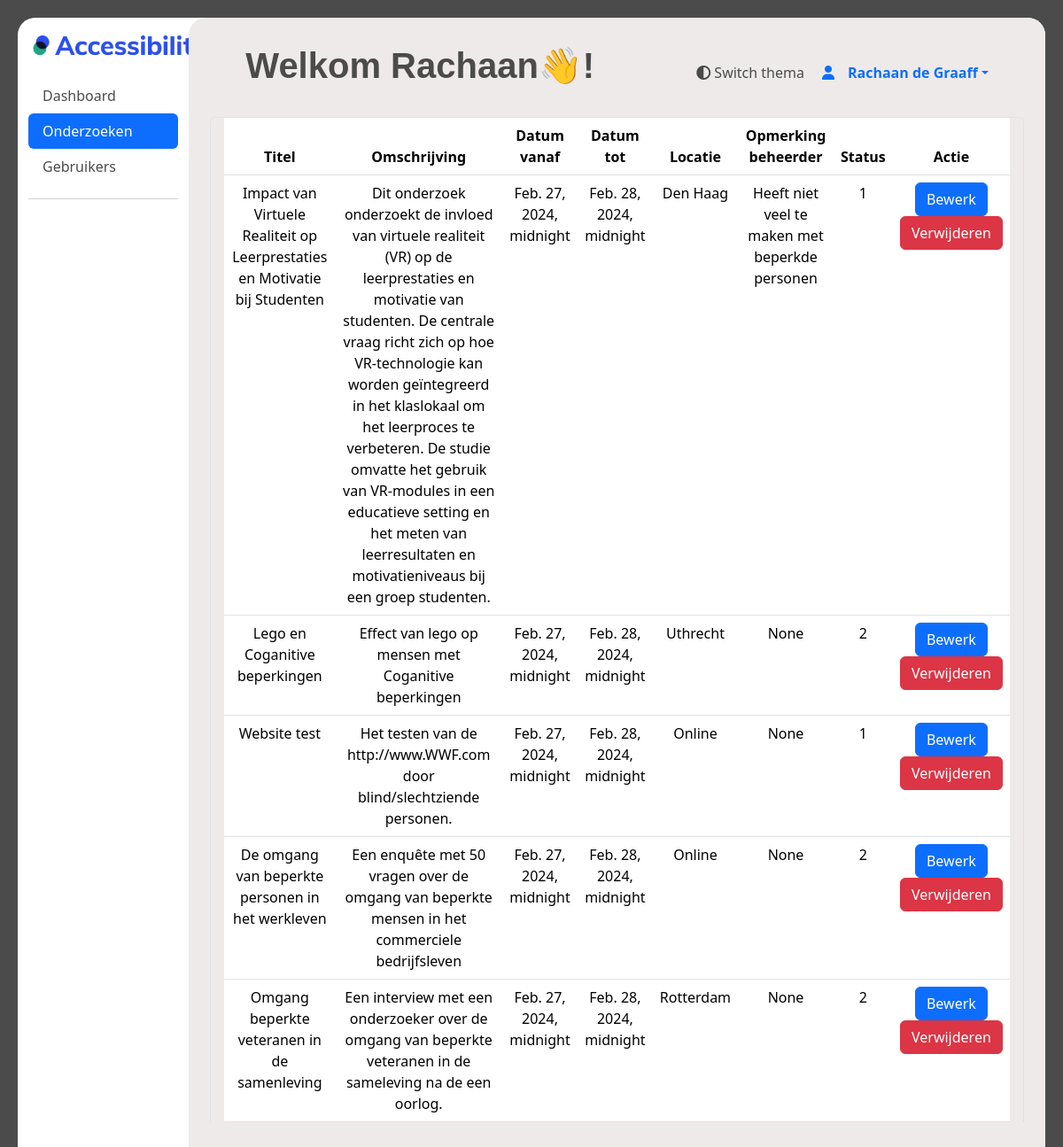
Page /beheerder/onderzoeken (signed in) on the committed database.
### ervaringsdeskundige/models.py (models this page shows, shortened)
class User(AbstractUser):
    first_name = models.CharField(max_length=100)
    last_name = models.CharField(max_length=100)
    postcode = models.CharField(max_length=10)
    geslacht = models.CharField(max_length=10, choices=[('M','Man'),('V', 'Vrouw'), ('0', 'Anders')])
    email = models.EmailField()
    telefoonnummer = models.CharField(max_length=100)
    geboortedatum = models.DateField()
    gebruikte_hulpmiddelen = models.TextField(max_length=200)
    bijzonderheden = models.TextField(max_length=100, default='', blank=True)
    beschikbaar_vanaf = models.DateTimeField()
    beschikbaar_tot = models.DateTimeField()
    bijzonderheden_beschikbaarheid = models.TextField(max_length=100, blank=True)
    username = models.CharField(max_length=100, unique=True)
    voorkeur_benadering = models.CharField(max_length=20)
    status = models.CharField(max_length=10, default=1)
    opmerking_verwijderd = models.TextField(blank=True, null=True)
    datum_goedgekeurd = models.DateTimeField(blank=True, null=True)
    goedegekeurd_door = models.CharField(max_length=100, null=True)
    groups = models.ManyToManyField(
        Group,
        verbose_name='groups',
        related_name='user_groups',
        blank=True,
        help_text='The groups this user belongs to. A user will get all permissions granted to each of their groups.',
        related_query_name='user',
    )
    user_permissions = models.ManyToManyField(
        Permission,
        verbose_name='user permissions',
        related_name='user_user_permissions',
        blank=True,
        help_text='Specific permissions for this user.',
        related_query_name='user',
    )

### main/models.py (models this page shows)
class Onderzoeken(models.Model):
    onderzoeks_id = models.AutoField(primary_key=True)
    organisatie = models.ForeignKey('Organisaties', models.DO_NOTHING)
    status = models.IntegerField()
    titel = models.TextField()
    omschrijving = models.TextField()
    datum_vanaf = models.DateTimeField()
    datum_tot = models.DateTimeField()
    soort_onderzoek = models.IntegerField()
    locatie = models.TextField(blank=True, null=True)
    met_beloning = models.IntegerField()
    beloning = models.TextField(blank=True, null=True)
    doelgroep_leeftijd_van = models.IntegerField()
    doelgroep_leeftijd_tot = models.IntegerField()
    contact_opgenomen = models.IntegerField()
    opmerkingen_beheerder = models.IntegerField(blank=True, null=True)
    type_onderzoek = models.ForeignKey('TypeOnderzoek', models.DO_NOTHING, db_column='type_onderzoek')
    class Meta:
        managed = False
        db_table = 'Onderzoeken'

### beheerder/views.py (the view)
# urls.py: path('onderzoeken', views.onderzoeken, name="onderzoeken"),
@staff_member_required
def onderzoeken(request):
    onderzoeken = Onderzoeken.objects.values('titel', 'omschrijving','datum_vanaf', 'datum_tot', 'locatie', 'status', 'opmerkingen_beheerder', 'onderzoeks_id')
    return render(request, 'beheerder/onderzoeken.html', {'onderzoeken': onderzoeken})

### templates/beheerder/onderzoeken.html (shortened to what this page needs)
{% extends "ervaringsdeskundige/base.html" %}
{% load static %}
{% block content %}
<div class="container-fluid" style="height: 94vh;">
    <div class="row">
        <nav id="sidebar" class="col-md-3 col-lg-2 d-md-block sidebar">
          <a href="#">
            <img style="margin: 20px; margin-left: 5px;" src="{% static 'images/logo_accessibility.png' %}" width="200px" alt="test">
          </a>
            <div class="position-sticky">
              <ul class="nav nav-pills flex-column mb-auto">
                <li class="nav-item">
                  <a href="/beheerder/dashboard" class="nav-link menu_text">
                    Dashboard
                  </a>
                </li>
                <li>
                  <a href="/beheerder/onderzoeken" class="nav-link active" aria-current="page">
                    Onderzoeken
                  </a>
                </li>
                <li>
                  <a  href="/beheerder/users" class="nav-link menu_text">
                    Gebruikers
                  </a>
                </li>
              </ul>
              <hr>
            </div>
        </nav>
        <div style="height: 94vh;" id="dashboard_main" class="col-md-9 ms-sm-auto col-lg-10 px-md-4">
        <div id="dashboard_overflow">
        <main >
          <div class="text-center" style="padding-top: 20px;">
            <div>
                  <div id="search" style="height: 20px;">
                    <a  style="margin-right: 20px;" onclick="toggleTheme()"><i class="fa-solid fa-circle-half-stroke"></i>      Switch thema </a>
                    <div class="dropdown">
                      <a href="#" class="d-flex align-items-center text-decoration-none dropdown-toggle" id="dropdownUser2" data-bs-toggle="dropdown" aria-expanded="false">
                        <i class="fa-solid fa-user" style="padding-right: 15px;" width="32" height="32" class="rounded-circle me-2"></i>
                        <strong>{{ user.first_name}} {{ user.last_name}}</strong>
                      </a>
                    </div>
                  </div>
                  <h1 style="margin: 10px; margin-left: 40px;" class="text-start extra-bold-header">Welkom {{ user.first_name }}👋!</h1>
            <br>
            <div class="container rounded-top border border-bottom-0 text-center">
                <table class="table">
                      <thead>
                      <tr>
                          <th scope="col">Titel</th>
                          <th scope="col">Omschrijving</th>
                          <th scope="col">Datum vanaf</th>
                          <th scope="col">Datum tot</th>
                          <th scope="col">Locatie</th>
                          <th scope="col">Opmerking beheerder</th>
                          <th scope="col">Status</th>
                          <th scope="col">Actie</th>
                      </tr>
                      </thead>
                      <tbody>
                        {% for onderzoek in onderzoeken %}
                            <tr>
                                <td>{{ onderzoek.titel }}</td>
                                <td>{{ onderzoek.omschrijving }}</td>
                                <td>{{ onderzoek.datum_vanaf }}</td>
                                <td>{{ onderzoek.datum_tot }}</td>
                                <td>{{ onderzoek.locatie }}</td>
                                <td>{{ onderzoek.opmerkingen_beheerder }}</td>
                                <td>{{ onderzoek.status }}</td>
                                <td>
                                    <button type="button" class="btn btn-primary" onclick="window.location.href='/beheerder/dashboard/research/{{ onderzoek.onderzoeks_id }}/edit';">Bewerk</button>
                                    <a href="{% url 'verwijder_onderzoek' onderzoek.onderzoeks_id %}" class="btn btn-danger">Verwijderen</a>
                                </td>
                            </tr>
                        {% endfor %}
                      </tbody>
                  </table>
              </div>
          </div>
      </main>
    </div>
    </div>
    </div>
</div>
{% endblock %}

### static/css/main.css (style rules this page uses)
:root { --background-light: #f5f5f5; --background-dark: #1f1f1f; --text-light: #4b4b4b; --text-dark: #ffffff; --accent-light: #9faecb; --accent-dark: #848484; --card-background-light: #ffffff; --card-background-dark: #393a69; --card-shadow-light: #bbbbbb; --card-shadow-dark: #7a7a7a; --border-light: #dddddd; --border-dark: #333333; --link-light: #007bff; --link-dark: #ff7f50; }
#content, .table, #dashboard_main, .rectangle, .card_stat, #custom_cont { transition: background-color 0.5s ease, color 0.3s ease, border-radius 0.5s ease; }
.container { margin-right: auto; margin-left: auto; padding-right: 15px; padding-left: 15px; width: 100%; }
@media (min-width: 576px) { .container { max-width: 540px; } }
@media (min-width: 768px) { .container { max-width: 720px; } }
@media (min-width: 992px) { .container { max-width: 960px; } }
@media (min-width: 1200px) { .container { max-width: 1140px; } }
#search { margin-top: 10px; margin-right: 30px; float: right; justify-content: space-between; display: flex; padding: 10px; height: 80px; }
.table { padding: 10px; }
body:not(.dark) { background-color: var(--text-light); color: var(--text-light); }
#sidebar { border-radius: 20px; }
#dashboard_main:not(.dark) { border-radius: 20px; background-color: #eeeaea; }
h1:not(.dark) { color: var(--tekst-light); }
#dashboard_overflow { overflow-y: auto; overflow-x: hidden; max-height: 94vh; height: 100%; }
.extra-bold-header { font-family: 'Inner', sans-serif; font-weight: 800; color: #4b4b4b; }
.menu_text:not(.dark) { color: var(--text-light); }

### rows in the picture
User: first_name "Rachaan", last_name "de Graaff"
Onderzoeken: titel "Impact van Virtuele Realiteit op Leerprestaties en Motivatie bij Studenten", omschrijving "Dit onderzoek onderzoekt de invloed van virtuele realiteit (VR) op de leerprestaties en motivatie van studenten. De centrale vraag richt zich op hoe VR-technologie kan worden geïntegreerd in het klaslokaal om het leerproces te verbeteren. De studie omvatte het gebruik van VR-modules in een educatieve setting en het meten van leerresultaten en motivatieniveaus bij een groep studenten.", datum_vanaf "Feb. 27, 2024, midnight", datum_tot "Feb. 28, 2024, midnight", locatie "Den Haag", opmerkingen_beheerder "Heeft niet veel te maken met beperkde personen", status "1"
Onderzoeken: titel "Lego en Coganitive beperkingen", omschrijving "Effect van lego op mensen met Coganitive beperkingen", datum_vanaf "Feb. 27, 2024, midnight", datum_tot "Feb. 28, 2024, midnight", locatie "Uthrecht", opmerkingen_beheerder "None", status "2"
Onderzoeken: titel "Website test", omschrijving "Het testen van de http://www.WWF.com door blind/slechtziende personen.", datum_vanaf "Feb. 27, 2024, midnight", datum_tot "Feb. 28, 2024, midnight", locatie "Online", opmerkingen_beheerder "None", status "1"
Onderzoeken: titel "De omgang van beperkte personen in het werkleven", omschrijving "Een enquête met 50 vragen over de omgang van beperkte mensen in het commerciele bedrijfsleven", datum_vanaf "Feb. 27, 2024, midnight", datum_tot "Feb. 28, 2024, midnight", locatie "Online", opmerkingen_beheerder "None", status "2"
Onderzoeken: titel "Omgang beperkte veteranen in de samenleving", omschrijving "Een interview met een onderzoeker over de omgang van beperkte veteranen in de sameleving na de een oorlog.", datum_vanaf "Feb. 27, 2024, midnight", datum_tot "Feb. 28, 2024, midnight", locatie "Rotterdam", opmerkingen_beheerder "None", status "2"
